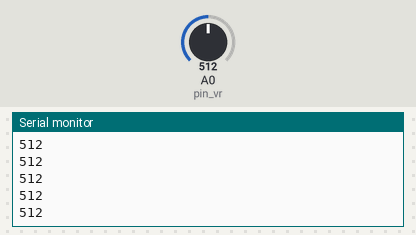
The sketch below on a simulated Arduino Uno, built with avr-gcc and run on an emulated ATmega328P. Parts: the last lines printed to the serial monitor. The test bench sets the inputs (shaded band); at power-on: A0 (pin_vr) = 512.

Above: at 1.2 s.
1.3 s: A0 (pin_vr) set to 716
At 1.32 s:
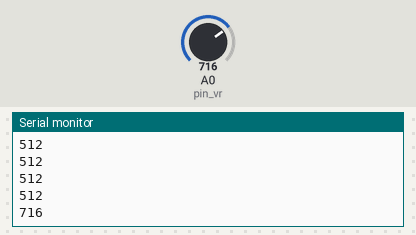
2.8 s: A0 (pin_vr) set to 900
At 2.83 s:
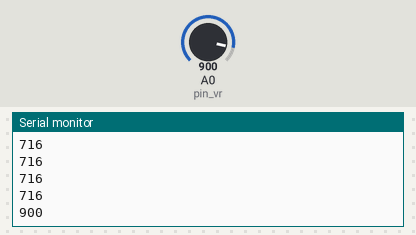
Timing chart, 0 to 5.8 s (numbered marks = the images above; inputs shaded):
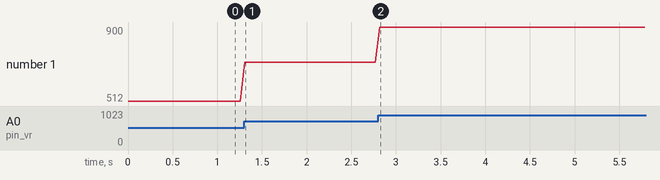

Measured:
- after the input at 1.3 s, the serial monitor: prints a new line at once (image 1)
- after the input at 2.8 s, the serial monitor: prints a new line at once (image 2)
- plotted number 1: 512 → 716 after the input at 1.3 s, 716 → 900 after the input at 2.8 s

The sketch:

CH_14_02.ino
```cpp
int pin_vr = A0;       // 가변저항 연결 핀

void setup() {
  Serial.begin(9600);       // 시리얼 통신 초기화
}

void loop() {
  int value = analogRead(pin_vr);   // 가변저항 읽기

  Serial.println(value);      // 값만 출력

  delay(50);          // 초당 20 샘플 출력
}
```
